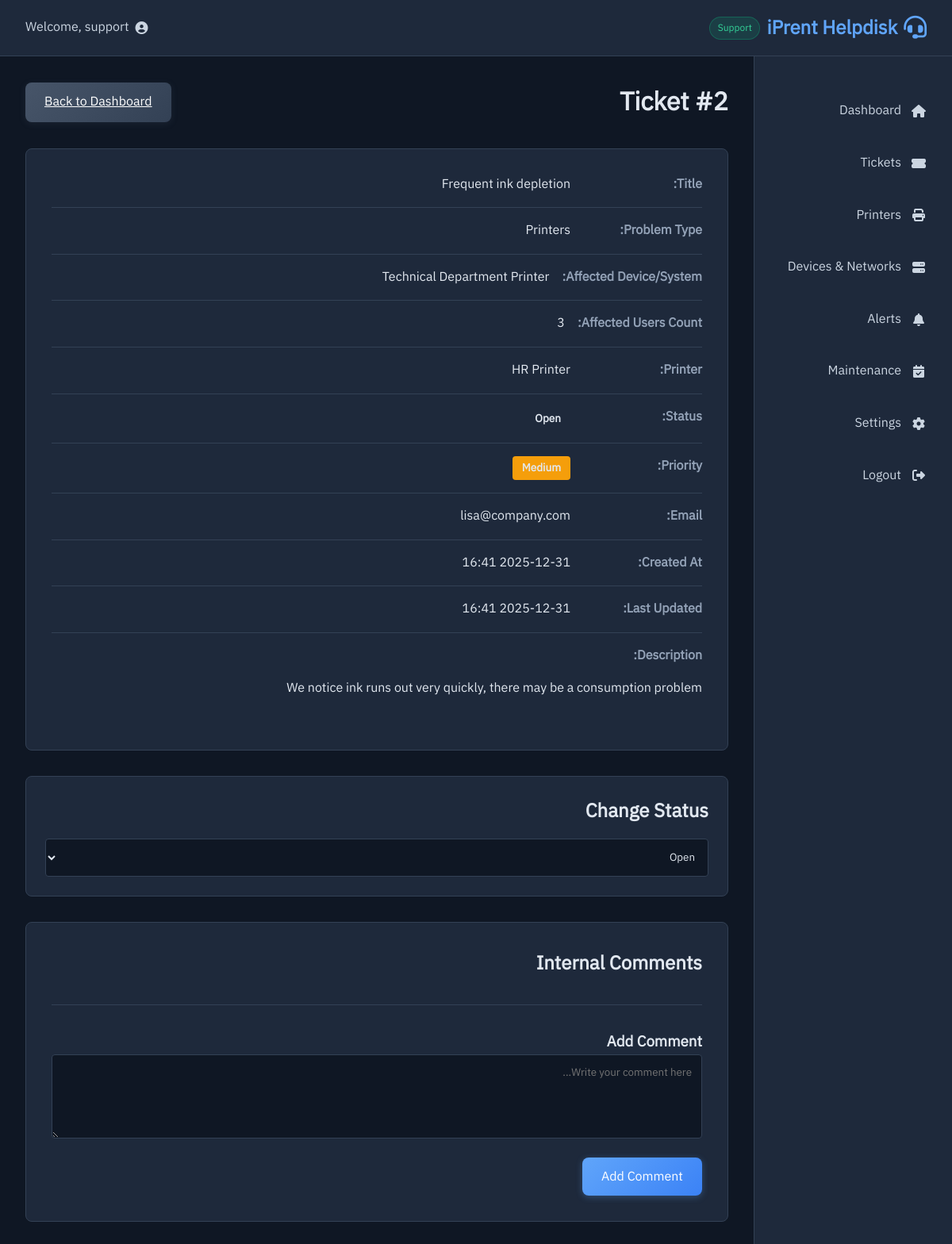
The app's page /ticket/2 (signed in) with its own data.
### app.py (models this page shows)
class Ticket(db.Model):
    __tablename__ = 'tickets'
    id = db.Column(db.Integer, primary_key=True, autoincrement=True)
    printer_id = db.Column(db.Integer, db.ForeignKey('printers.id', ondelete='SET NULL'), nullable=True)
    ticket_type = db.Column(db.Text, default='printer')  # 'printer', 'network', 'hardware', 'software', 'other'
    device_name = db.Column(db.Text, nullable=True)  # Name of affected device or system
    affected_users_count = db.Column(db.Integer, default=1)  # Number of affected users
    reporter_email = db.Column(db.Text, nullable=True)
    created_by_user_id = db.Column(db.Integer, db.ForeignKey('users.id', ondelete='SET NULL'), nullable=True)
    title = db.Column(db.Text, nullable=True)
    description = db.Column(db.Text, nullable=True)
    priority = db.Column(db.Text, default='Low')  # 'Low', 'Medium', 'High', 'Critical'
    status = db.Column(db.Text, default='Open')
    created_at = db.Column(db.DateTime, default=datetime.utcnow)
    updated_at = db.Column(db.DateTime, default=datetime.utcnow, onupdate=datetime.utcnow)

class Printer(db.Model):
    __tablename__ = 'printers'
    id = db.Column(db.Integer, primary_key=True, autoincrement=True)
    name = db.Column(db.Text, nullable=False)
    ip_address = db.Column(db.Text, nullable=True)
    model = db.Column(db.Text, nullable=True)
    status = db.Column(db.Text, nullable=False, default='offline')
    ink_level = db.Column(db.Integer, default=100)
    last_seen = db.Column(db.DateTime, nullable=True)

### app.py (the view)
@app.route('/ticket/<int:ticket_id>')
@login_required
def ticket_view(ticket_id):
    if session.get('role') == 'employee':
        return redirect(url_for('employee_ticket_view', ticket_id=ticket_id))
    ticket = Ticket.query.get_or_404(ticket_id)
    comments = TicketComment.query.filter_by(ticket_id=ticket_id).order_by(TicketComment.created_at).all()
    printer = Printer.query.get(ticket.printer_id) if ticket.printer_id else None
    return render_template('ticket_view.html', ticket=ticket, comments=comments, printer=printer, is_staff=True)

### app.py (called while the page is built)
def login_required(view):
    @wraps(view)
    def wrapped(*args, **kwargs):
        if 'user_id' not in session:
            return redirect(url_for('login'))
        return view(*args, **kwargs)
    return wrapped

### templates/ticket_view.html (shortened to what this page needs)
{% extends "layout.html" %}
{% block content %}
<div class="ticket-view">
    <div class="ticket-header">
        <h1>Ticket #{{ ticket.id }}</h1>
        <a href="{{ url_for('dashboard') }}" class="btn-secondary">Back to Dashboard</a>
    </div>
    <div class="ticket-details">
        <div class="detail-row">
            <strong>Title:</strong>
            <span>{{ ticket.title or 'No title' }}</span>
        </div>
        {% if ticket.ticket_type %}
        <div class="detail-row">
            <strong>Problem Type:</strong>
            <span>
                {% if ticket.ticket_type == 'printer' %}Printers
                {% elif ticket.ticket_type == 'network' %}Networks
                {% elif ticket.ticket_type == 'hardware' %}Hardware
                {% elif ticket.ticket_type == 'software' %}Software
                {% else %}Other{% endif %}
            </span>
        </div>
        {% endif %}
        {% if ticket.device_name %}
        <div class="detail-row">
            <strong>Affected Device/System:</strong>
            <span>{{ ticket.device_name }}</span>
        </div>
        {% endif %}
        {% if ticket.affected_users_count and ticket.affected_users_count > 1 %}
        <div class="detail-row">
            <strong>Affected Users Count:</strong>
            <span>{{ ticket.affected_users_count }}</span>
        </div>
        {% endif %}
        <div class="detail-row">
            <strong>Printer:</strong>
            <span>{{ printer.name if printer else 'Not specified' }}</span>
        </div>
        <div class="detail-row">
            <strong>Status:</strong>
            <span class="status-badge status-{{ ticket.status.lower().replace(' ', '-') }}">{{ ticket.status }}</span>
        </div>
        <div class="detail-row">
            <strong>Priority:</strong>
            <span class="priority-badge priority-{{ ticket.priority.lower() }}">{{ ticket.priority }}</span>
        </div>
        <div class="detail-row">
            <strong>Email:</strong>
            <span>{{ ticket.reporter_email or 'Not specified' }}</span>
        </div>
        <div class="detail-row">
            <strong>Created At:</strong>
            <span>{{ ticket.created_at.strftime('%Y-%m-%d %H:%M') if ticket.created_at else 'Not specified' }}</span>
        </div>
        <div class="detail-row">
            <strong>Last Updated:</strong>
            <span>{{ ticket.updated_at.strftime('%Y-%m-%d %H:%M') if ticket.updated_at else 'Not specified' }}</span>
        </div>
        <div class="detail-row full-width">
            <strong>Description:</strong>
            <p>{{ ticket.description or 'No description' }}</p>
        </div>
    </div>
    <div class="ticket-actions">
        <h2>Change Status</h2>
        <select id="status-select" onchange="updateTicketStatus({{ ticket.id }})">
            <option value="Open" {% if ticket.status == 'Open' %}selected{% endif %}>Open</option>
        </select>
    </div>
    <div class="comments-section">
        <h2>Internal Comments</h2>
        <div class="add-comment">
            <h3>Add Comment</h3>
            <form id="comment-form" onsubmit="addComment(event, {{ ticket.id }})">
                <textarea id="comment-message" rows="4" placeholder="Write your comment here..." required></textarea>
                <button type="submit" class="btn-primary">Add Comment</button>
            </form>
        </div>
    </div>
</div>
{% endblock %}

### static/css/styles.css (style rules this page uses)
* { margin: 0; padding: 0; box-sizing: border-box; }
body { font-family: 'IBMPlexSansArabic', sans-serif; background-color: #0f1724; color: #e2e8f0; direction: rtl; line-height: 1.6; }
.status-badge { display: inline-block; padding: 0.25rem 0.75rem; border-radius: 4px; font-size: 0.85rem; font-weight: bold; }
.priority-badge { display: inline-block; padding: 0.25rem 0.75rem; border-radius: 4px; font-size: 0.85rem; font-weight: bold; }
.priority-medium { background-color: #f59e0b; color: #fff; }
.btn-primary, .btn-secondary { padding: 0.75rem 1.5rem; border: none; border-radius: 8px; cursor: pointer; font-family: 'IBMPlexSansArabic', sans-serif; font-size: 1rem; transition: all 0.2s; display: inline-flex; align-items: center; gap: 0.5rem; font-weight: 500; }
.btn-primary { background: linear-gradient(135deg, #60a5fa 0%, #3b82f6 100%); color: #fff; box-shadow: 0 2px 8px rgba(96, 165, 250, 0.3); }
.btn-secondary { background: linear-gradient(135deg, #475569 0%, #334155 100%); color: #fff; box-shadow: 0 2px 8px rgba(71, 85, 105, 0.2); }
.ticket-view { max-width: 1000px; }
.ticket-header { display: flex; justify-content: space-between; align-items: center; margin-bottom: 2rem; }
.ticket-details { background-color: #1e293b; padding: 2rem; border-radius: 8px; border: 1px solid #334155; margin-bottom: 2rem; }
.detail-row { display: flex; gap: 1rem; margin-bottom: 1rem; padding-bottom: 1rem; border-bottom: 1px solid #334155; }
.detail-row:last-child { border-bottom: none; }
.detail-row.full-width { flex-direction: column; }
.detail-row strong { min-width: 150px; color: #94a3b8; }
.detail-row span, .detail-row p { color: #e2e8f0; }
.ticket-actions { background-color: #1e293b; padding: 1.5rem; border-radius: 8px; border: 1px solid #334155; margin-bottom: 2rem; }
.ticket-actions select { width: 100%; padding: 0.75rem; background-color: #0f1724; color: #e2e8f0; border: 1px solid #334155; border-radius: 4px; font-family: 'IBMPlexSansArabic', sans-serif; margin-top: 1rem; }
.comments-section { background-color: #1e293b; padding: 2rem; border-radius: 8px; border: 1px solid #334155; }
.add-comment { margin-top: 2rem; padding-top: 2rem; border-top: 1px solid #334155; }
.add-comment textarea { width: 100%; padding: 0.75rem; background-color: #0f1724; color: #e2e8f0; border: 1px solid #334155; border-radius: 4px; font-family: 'IBMPlexSansArabic', sans-serif; margin-bottom: 1rem; }

### records on screen
Ticket: id "2", title "Frequent ink depletion", device_name "Technical Department Printer", affected_users_count "3", status "Open", priority "Medium", reporter_email "lisa@company.com", created_at "2025-12-31 16:41", updated_at "2025-12-31 16:41", description "We notice ink runs out very quickly, there may be a consumption problem", status+id "Open"
Printer: name "HR Printer"

### other values on screen
{{ session.username }} "support"
